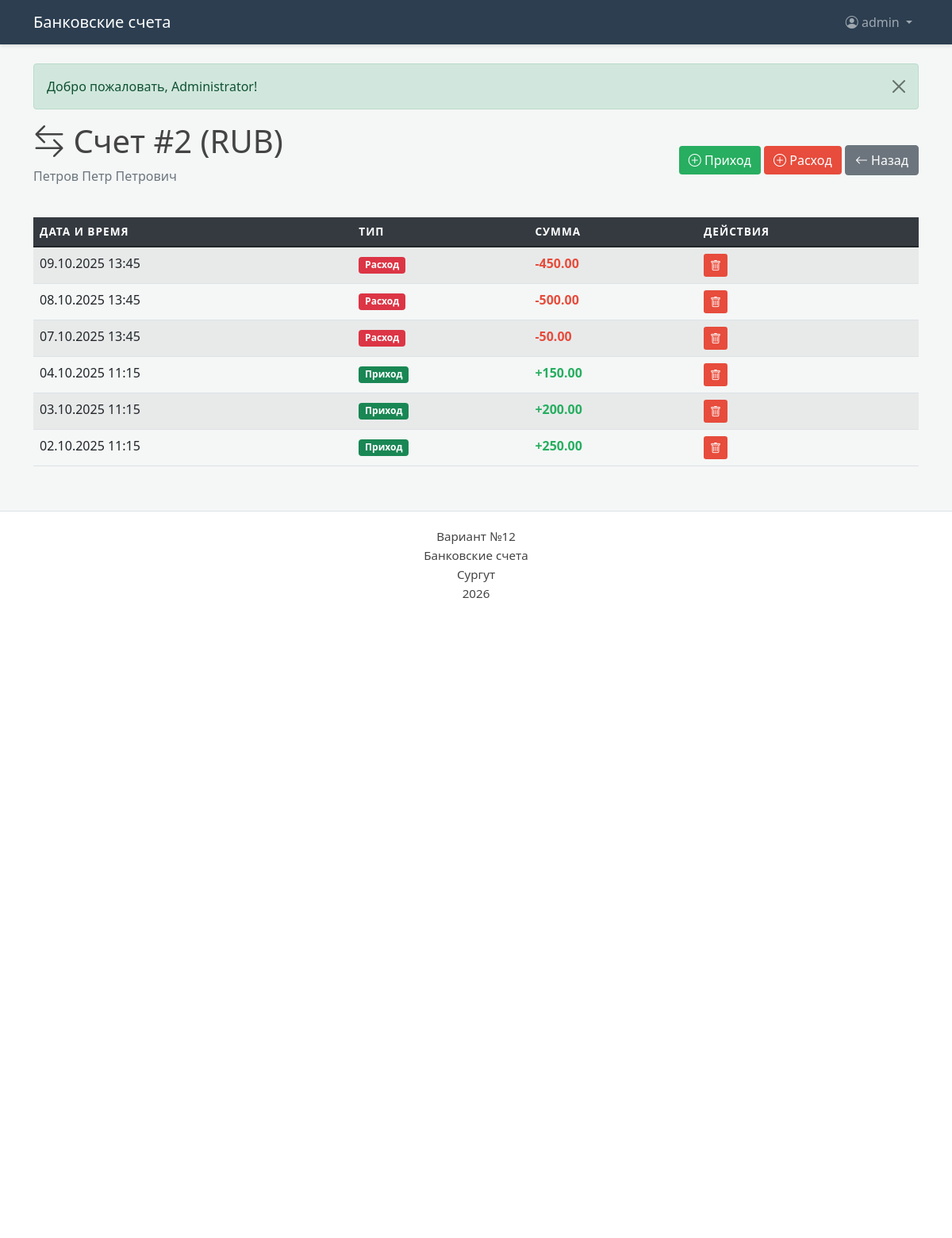
The page /operations.php?wallet_id=2 (signed in) on the database its author committed.
### tables this page shows
CREATE TABLE `wallet` (
  `id` int(11) NOT NULL,
  `id_client` int(11) NOT NULL,
  `wallet_currency` varchar(10) NOT NULL
);

### operations.php (the view, shortened to what this page needs)
<?php
require_once 'dbconnect.php';
$wallet_id = $_GET['wallet_id'] ?? 0;
$wallet = $pdo->prepare("
    SELECT w.*, c.full_name as client_name
    FROM wallet w
    JOIN сlients c ON w.id_client = c.id
    WHERE w.id = ?
");
$wallet->execute([$wallet_id]);
$wallet = $wallet->fetch();
$operations = $pdo->prepare("
    (SELECT 'prixod' as type, id, total, date_and_time FROM prixod_operation WHERE id_wallet = ?)
    UNION ALL
    (SELECT 'rashod' as type, id, total, date_and_time FROM rashod_operation WHERE id_wallet = ?)
    ORDER BY date_and_time DESC
");
$operations->execute([$wallet_id, $wallet_id]);
$operations = $operations->fetchAll();
include 'header.php';
?>
<div class="d-flex justify-content-between align-items-center mb-4">
    <div>
        <h1>
            <i class="bi bi-arrow-left-right"></i>
            Счет #<?= $wallet['id'] ?> (<?= $wallet['wallet_currency'] ?>)
        </h1>
        <p class="text-muted"><?= htmlspecialchars($wallet['client_name']) ?></p>
    </div>
    <div>
        <a href="operation_add.php?wallet_id=<?= $wallet_id ?>&type=prixod" class="btn btn-add">
            <i class="bi bi-plus-circle"></i> Приход
        </a>
        <a href="operation_add.php?wallet_id=<?= $wallet_id ?>&type=rashod" class="btn btn-delete">
            <i class="bi bi-plus-circle"></i> Расход
        </a>
        <a href="wallets.php?client_id=<?= $wallet['id_client'] ?>" class="btn btn-secondary">
            <i class="bi bi-arrow-left"></i> Назад
        </a>
    </div>
</div>
<div class="table-responsive">
    <table class="table table-striped table-hover">
        <thead>
            <tr>
                <th>Дата и время</th>
                <th>Тип</th>
                <th>Сумма</th>
                <th>Действия</th>
            </tr>
        </thead>
        <tbody>
            <?php foreach ($operations as $op): ?>
            <tr>
                <td><?= date('d.m.Y H:i', strtotime($op['date_and_time'])) ?></td>
                <td>
                    <?php if ($op['type'] == 'prixod'): ?>
                        <span class="badge bg-success">Приход</span>
                    <?php else: ?>
                        <span class="badge bg-danger">Расход</span>
                    <?php endif; ?>
                </td>
                <td class="<?= $op['type'] == 'prixod' ? 'amount-pos' : 'amount-neg' ?>">
                    <?= $op['type'] == 'prixod' ? '+' : '-' ?><?= number_format($op['total'], 2) ?>
                </td>
                <td>
                    <a href="delete_operation.php?type=<?= $op['type'] ?>&id=<?= $op['id'] ?>&wallet_id=<?= $wallet_id ?>"
                       class="btn btn-sm btn-delete"
                       onclick="return confirm('Удалить операцию?')">
                        <i class="bi bi-trash"></i>
                    </a>
                </td>
            </tr>
            <?php endforeach; ?>
        </tbody>
    </table>
</div>
<?php include 'footer.php'; ?>

### style.css (style rules this page uses)
body { background-color: #f4f7f6; color: #444; font-family: 'Segoe UI', Roboto, Helvetica, Arial, sans-serif; }
.table thead th { background-color: #343a40; color: white; border: none; text-transform: uppercase; font-size: 0.85rem; letter-spacing: 1px; }
.amount-pos { color: #27ae60 !important; font-weight: bold; }
.amount-neg { color: #e74c3c !important; font-weight: bold; }
.btn-delete { background-color: #e74c3c !important; color: white !important; border: none !important; }
.btn-add { background-color: #27ae60 !important; color: white !important; border: none !important; }

### rows shown on the page
wallet: id "2", wallet_currency "RUB", id_client.full_name "Петров Петр Петрович"

### other values the page prints
$_SESSION['username'] "admin"
$_SESSION['message'] "Добро пожаловать, Administrator!"
date('d.m.Y H:i', strtotime($op['date_and_time'])) "09.10.2025 13:45"
$op['total'] "450.00"
date('d.m.Y H:i', strtotime($op['date_and_time'])) "08.10.2025 13:45"
$op['total'] "500.00"
date('d.m.Y H:i', strtotime($op['date_and_time'])) "07.10.2025 13:45"
$op['total'] "50.00"
date('d.m.Y H:i', strtotime($op['date_and_time'])) "04.10.2025 11:15"
$op['total'] "150.00"
date('d.m.Y H:i', strtotime($op['date_and_time'])) "03.10.2025 11:15"
$op['total'] "200.00"
date('d.m.Y H:i', strtotime($op['date_and_time'])) "02.10.2025 11:15"
$op['total'] "250.00"
